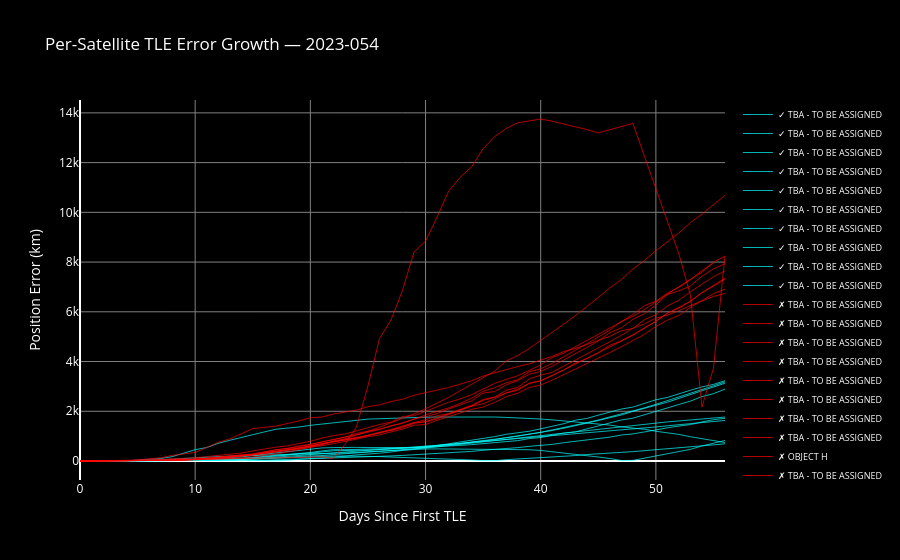

The notebook cell this image was saved under:
### Code cell
def analyze_per_satellite_error(error_df, intldes, top_n=10):
    """
    Identify best and worst behaved satellites by TLE error growth rate.
    """
    # Fit linear slope to error vs time per satellite
    sat_slopes = []
    for norad, group in error_df.groupby('norad'):
        group = group[group['dt_from_t0'] > 0].sort_values('dt_from_t0')
        if len(group) < 5:
            continue
        
        # Fit error vs days
        coeffs = np.polyfit(group['dt_from_t0'], group['error_km'], 1)
        slope  = coeffs[0]  # km per day error growth
        
        # Also compute error at day 7 and day 14
        err_7  = group[group['dt_from_t0'] <= 7]['error_km'].max() if len(group[group['dt_from_t0'] <= 7]) > 0 else np.nan
        err_14 = group[group['dt_from_t0'] <= 14]['error_km'].max() if len(group[group['dt_from_t0'] <= 14]) > 0 else np.nan
        
        sat_slopes.append({
            'norad':       norad,
            'name':        group['name'].iloc[0],
            'slope_km_day': slope,
            'error_day7':  err_7,
            'error_day14': err_14,
            'n_obs':       len(group)
        })
    
    slope_df = pd.DataFrame(sat_slopes).sort_values('slope_km_day')
    
    # Plot best and worst
    fig = go.Figure()
    
    # Best behaved
    best  = slope_df.head(top_n)
    worst = slope_df.tail(top_n)
    
    for _, row in best.iterrows():
        sat_data = error_df[error_df['norad'] == row['norad']].sort_values('dt_from_t0')
        fig.add_trace(go.Scatter(
            x=sat_data['dt_from_t0'],
            y=sat_data['error_km'],
            mode='lines',
            name=f"✓ {row['name']}",
            line=dict(color='cyan', width=1),
            opacity=0.7
        ))
    
    for _, row in worst.iterrows():
        sat_data = error_df[error_df['norad'] == row['norad']].sort_values('dt_from_t0')
        fig.add_trace(go.Scatter(
            x=sat_data['dt_from_t0'],
            y=sat_data['error_km'],
            mode='lines',
            name=f"✗ {row['name']}",
            line=dict(color='red', width=1),
            opacity=0.7
        ))
    
    fig.update_layout(
        title=f'Per-Satellite TLE Error Growth — {intldes}',
        xaxis_title='Days Since First TLE',
        yaxis_title='Position Error (km)',
        paper_bgcolor='black', plot_bgcolor='black',
        font=dict(color='white'),
        xaxis=dict(gridcolor='gray'),
        yaxis=dict(gridcolor='gray'),
        legend=dict(bgcolor='black', font=dict(size=9))
    )
    fig.show()
    
    print(f"\nBest behaved TLEs (slowest error growth):")
    print(f"{'Name':<30} {'Slope (km/day)':>15} {'Error day7':>12} {'Error day14':>12}")
    print("-" * 72)
    for _, row in best.iterrows():
        print(f"{row['name']:<30} {row['slope_km_day']:>15.2f} "
              f"{row['error_day7']:>12.2f} {row['error_day14']:>12.2f}")
    
    print(f"\nWorst behaved TLEs (fastest error growth):")
    print(f"{'Name':<30} {'Slope (km/day)':>15} {'Error day7':>12} {'Error day14':>12}")
    print("-" * 72)
    for _, row in worst.iterrows():
        print(f"{row['name']:<30} {row['slope_km_day']:>15.2f} "
              f"{row['error_day7']:>12.2f} {row['error_day14']:>12.2f}")
    
    print(f"\nFleet error growth statistics:")
    print(f"   Mean slope:    {slope_df['slope_km_day'].mean():.2f} km/day")
    print(f"   Median slope:  {slope_df['slope_km_day'].median():.2f} km/day")
    print(f"   Best:          {slope_df['slope_km_day'].min():.2f} km/day — {slope_df.iloc[0]['name']}")
    print(f"   Worst:         {slope_df['slope_km_day'].max():.2f} km/day — {slope_df.iloc[-1]['name']}")
    
    return slope_df

slope_df = analyze_per_satellite_error(error_df, '2023-054')
